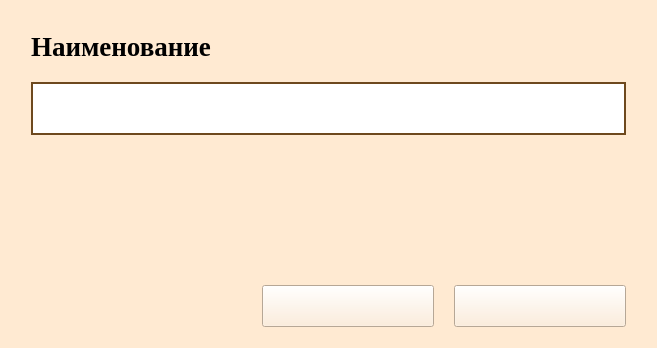
<?xml version="1.0" encoding="UTF-8"?>
<ui version="4.0">
 <class>CreateEditAnime_form</class>
 <widget class="QWidget" name="CreateEditAnime_form">
  <property name="geometry">
   <rect>
    <x>0</x>
    <y>0</y>
    <width>657</width>
    <height>348</height>
   </rect>
  </property>
  <property name="minimumSize">
   <size>
    <width>657</width>
    <height>348</height>
   </size>
  </property>
  <property name="maximumSize">
   <size>
    <width>657</width>
    <height>348</height>
   </size>
  </property>
  <property name="windowTitle">
   <string/>
  </property>
  <property name="styleSheet">
   <string notr="true">QWidget {
background-color: #FFEAD2;
}</string>
  </property>
  <layout class="QVBoxLayout" name="verticalLayout_2">
   <item>
    <layout class="QVBoxLayout" name="verticalLayout">
     <property name="spacing">
      <number>20</number>
     </property>
     <property name="leftMargin">
      <number>20</number>
     </property>
     <property name="topMargin">
      <number>20</number>
     </property>
     <property name="rightMargin">
      <number>20</number>
     </property>
     <property name="bottomMargin">
      <number>10</number>
     </property>
     <item>
      <widget class="QLabel" name="name_label">
       <property name="font">
        <font>
         <family>Times New Roman</family>
         <pointsize>20</pointsize>
         <weight>75</weight>
         <bold>true</bold>
        </font>
       </property>
       <property name="text">
        <string>Наименование</string>
       </property>
      </widget>
     </item>
     <item>
      <widget class="QTextEdit" name="name_textedit">
       <property name="minimumSize">
        <size>
         <width>0</width>
         <height>53</height>
        </size>
       </property>
       <property name="maximumSize">
        <size>
         <width>16777215</width>
         <height>53</height>
        </size>
       </property>
       <property name="styleSheet">
        <string notr="true">QTextEdit{
	border: 2px solid #6E491E;
	color: #563916;
	font: 18pt &quot;Times New Roman&quot;;
	background-color: rgb(255, 255, 255);
}</string>
       </property>
      </widget>
     </item>
     <item>
      <spacer name="wa_spacer">
       <property name="orientation">
        <enum>Qt::Vertical</enum>
       </property>
       <property name="sizeHint" stdset="0">
        <size>
         <width>20</width>
         <height>40</height>
        </size>
       </property>
      </spacer>
     </item>
     <item>
      <layout class="QHBoxLayout" name="buttons_layout">
       <item>
        <spacer name="buttons_spacer">
         <property name="orientation">
          <enum>Qt::Horizontal</enum>
         </property>
         <property name="sizeHint" stdset="0">
          <size>
           <width>40</width>
           <height>20</height>
          </size>
         </property>
        </spacer>
       </item>
       <item>
        <widget class="QPushButton" name="cancel_button">
         <property name="minimumSize">
          <size>
           <width>172</width>
           <height>42</height>
          </size>
         </property>
         <property name="styleSheet">
          <string notr="true">QPushButton{
	border-image: url(:/image/cancel_button.png);
}

QPushButton:pressed{
	border-image: url(:/image/cancel_pressbutton.png);
}
</string>
         </property>
         <property name="text">
          <string/>
         </property>
        </widget>
       </item>
       <item>
        <widget class="QPushButton" name="ok_button">
         <property name="minimumSize">
          <size>
           <width>172</width>
           <height>42</height>
          </size>
         </property>
         <property name="styleSheet">
          <string notr="true">QPushButton{
	border-image: url(:/image/ok_button.png);
}

QPushButton:pressed{
	border-image: url(:/image/ok_pressbutton.png);
}
</string>
         </property>
         <property name="text">
          <string/>
         </property>
        </widget>
       </item>
      </layout>
     </item>
    </layout>
   </item>
  </layout>
 </widget>
 <resources>
  <include location="resources/images/images.qrc"/>
 </resources>
 <connections/>
</ui>
